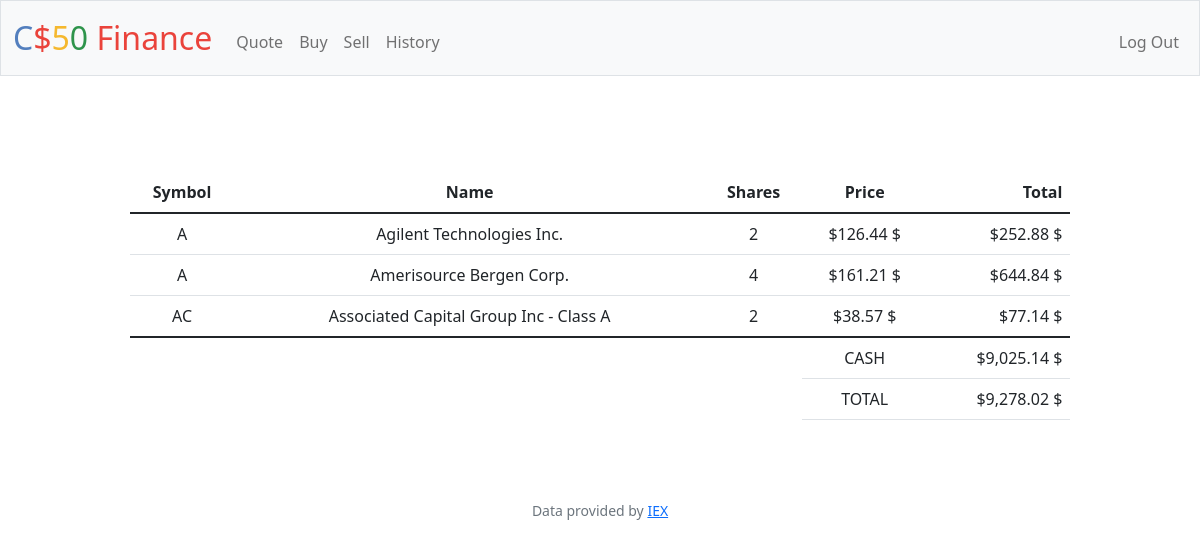
Screenshot of / (signed in) with the database file from the repository.
### tables this page shows
CREATE TABLE shares(user_id INTEGER, s_name TEXT NOT NULL, s_num INTEGER NOT NULL, price INTEGER NOT NULL, total INTEGER NOT NULL, symbol TEXT NOT NULL, Timestamp DATETIME DEFAULT CURRENT_TIMESTAMP, FOREIGN KEY (user_id) REFERENCES users(id));

CREATE TABLE users (id INTEGER PRIMARY KEY AUTOINCREMENT NOT NULL, username TEXT NOT NULL, hash TEXT NOT NULL, cash NUMERIC NOT NULL DEFAULT 10000.00);

### app.py (the view)
@app.route("/")
@login_required
def index():
    user_id = session["user_id"]  #유저 id
    stocks = db.execute("SELECT symbol, s_name, SUM(s_num), price FROM shares WHERE user_id = ? GROUP BY s_name ORDER BY s_name", user_id) #로그인된 유저의 stock(중복된거 합침)
    total = db.execute("SELECT SUM(total) FROM shares WHERE user_id = ? GROUP BY s_name", user_id) #로그인된 유저의 stock(중복된거 합침)
    cashs = db.execute("SELECT * FROM users WHERE id = ? ", user_id)
    print("@@@@@@@$")
    print(total)
    print(cashs)
    print("$$$$$$$$$$$$$$$", total)
    return render_template("index.html", stocks=stocks, cashs=cashs, total=total) # ,shares=shares, name=name, symbol=symbol, total=total)

### app.py (called while the page is built)
@app.after_request
def after_request(response):
    response.headers["Cache-Control"] = "no-cache, no-store, must-revalidate"
    response.headers["Expires"] = 0
    response.headers["Pragma"] = "no-cache"
    return response

### helpers.py (called while the page is built)
def login_required(f):
    @wraps(f)
    def decorated_function(*args, **kwargs):
        if session.get("user_id") is None:
            return redirect("/login")
        return f(*args, **kwargs)
    return decorated_function

def usd(value):
    return f"${value:,.2f}"

### templates/index.html (shortened to what this page needs)
{% extends "layout.html" %}
{% block main %}
<table class = "table">
    <thead>
        <tr>
            <th>Symbol</th>
            <th>Name</th>
            <th>Shares</th>
            <th>Price</th>
            <th class="align_left">Total</th>
        </tr>
    </thead>
    <tbody>
        {% for stocks in stocks %}
        {% if stocks["SUM(s_num)"] == 0 %}
        {% else %}
        <tr>
            <td>{{ stocks["symbol"] }}</td>
            <td class="col-1">{{ stocks["s_name"] }}</td>
            <td>{{ stocks["SUM(s_num)"] }}</td>
            <td>{{ stocks["price"] | usd}} $</td>
            <td class="align_left">{{ (stocks["SUM(s_num)"] * stocks["price"]) | usd}} $ </td>
        </tr>
        {% endif %}
        {% endfor %}
    </tbody>
    <tfoot>
        <tr>
            <td class="table_none"></td>
            <td class="table_none"></td>
            <td class="table_none"></td>
            <td>CASH</td>
            <td class="align_left">{{ cashs[0]["cash"] | usd}} $</td>
        </tr>
          <tr>
            <td class="table_none"></td>
            <td class="table_none"></td>
            <td class="table_none"></td>
            <td>TOTAL</td>
                {% if total %}
            <td class="align_left">{{ (total[0]["SUM(total)"] + cashs[0]["cash"]) | usd }} $</td>
                {% else %}
            <td class="align_left">{{ cashs[0]["cash"] | usd }} $</td>
                {% endif %}
          </tr>
      </tfoot>
</table>
{% endblock %}

### static/styles.css (style rules this page uses)
.table { width: 80%; margin: 3rem auto 2rem auto; }
.align_left { text-align:right; }
.table_none { border:none; }
.col-1 { width: 50%; }

### rows the page displays
shares: symbol "A", s_name "Amerisource Bergen Corp.", s_num "4", price "$161.21", (stocks['SUM(s_num)']*stocks['price'])|usd "$644.84"
shares: symbol "AC", s_name "Associated Capital Group Inc - Class A", s_num "2", price "$38.57", (stocks['SUM(s_num)']*stocks['price'])|usd "$77.14"
users: cash "$9,025.14", (total[0]['SUM(total)']+cashs[0]['cash'])|usd "$9,278.02"

### other values shown
{{ stocks["symbol"] }} "A"
{{ stocks["s_name"] }} "Agilent Technologies Inc."
{{ stocks["SUM(s_num)"] }} "2"
{{ stocks["price"] | usd }} "$126.44"
{{ (stocks["SUM(s_num)"] * stocks["price"]) | usd }} "$252.88"
